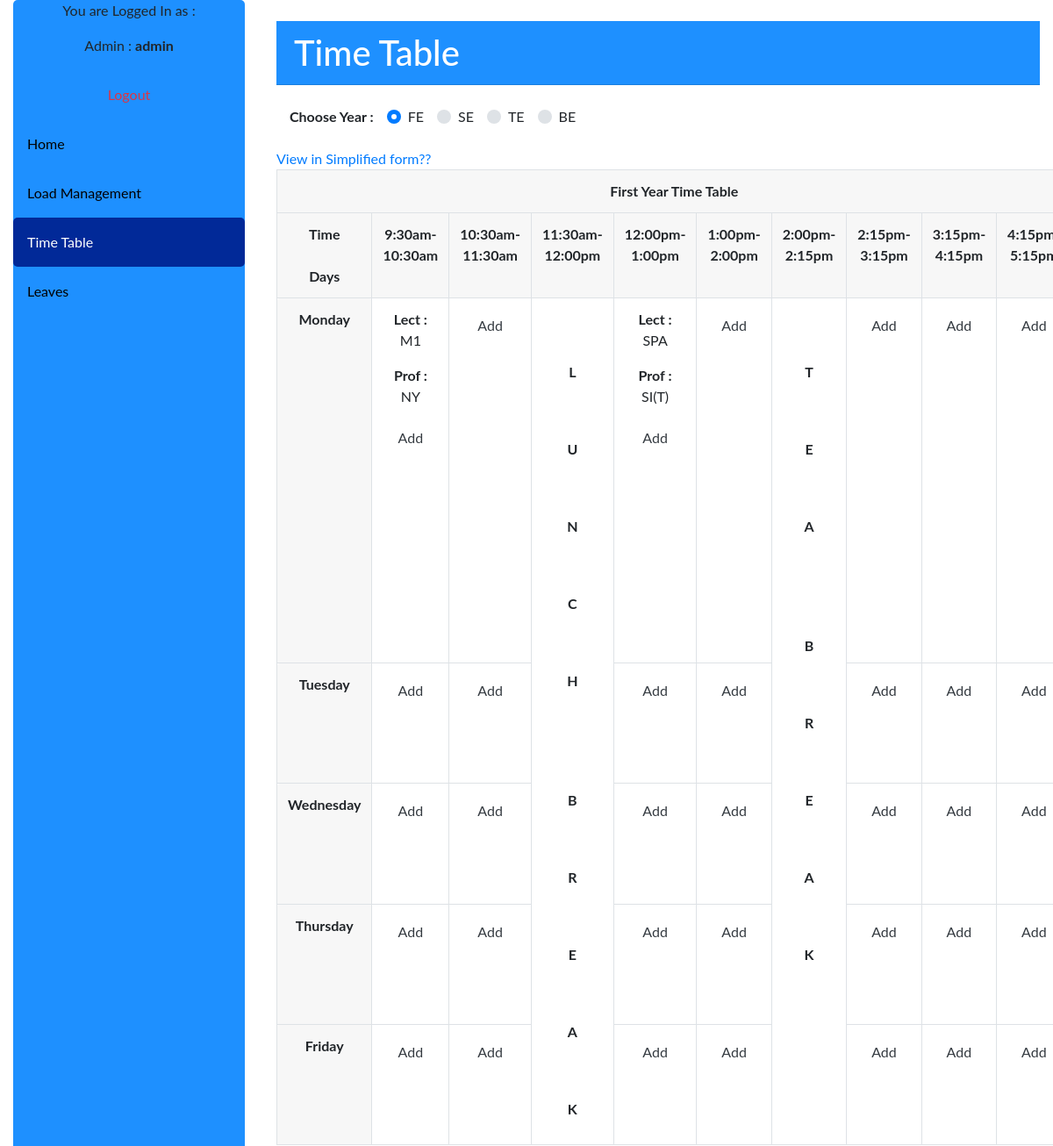
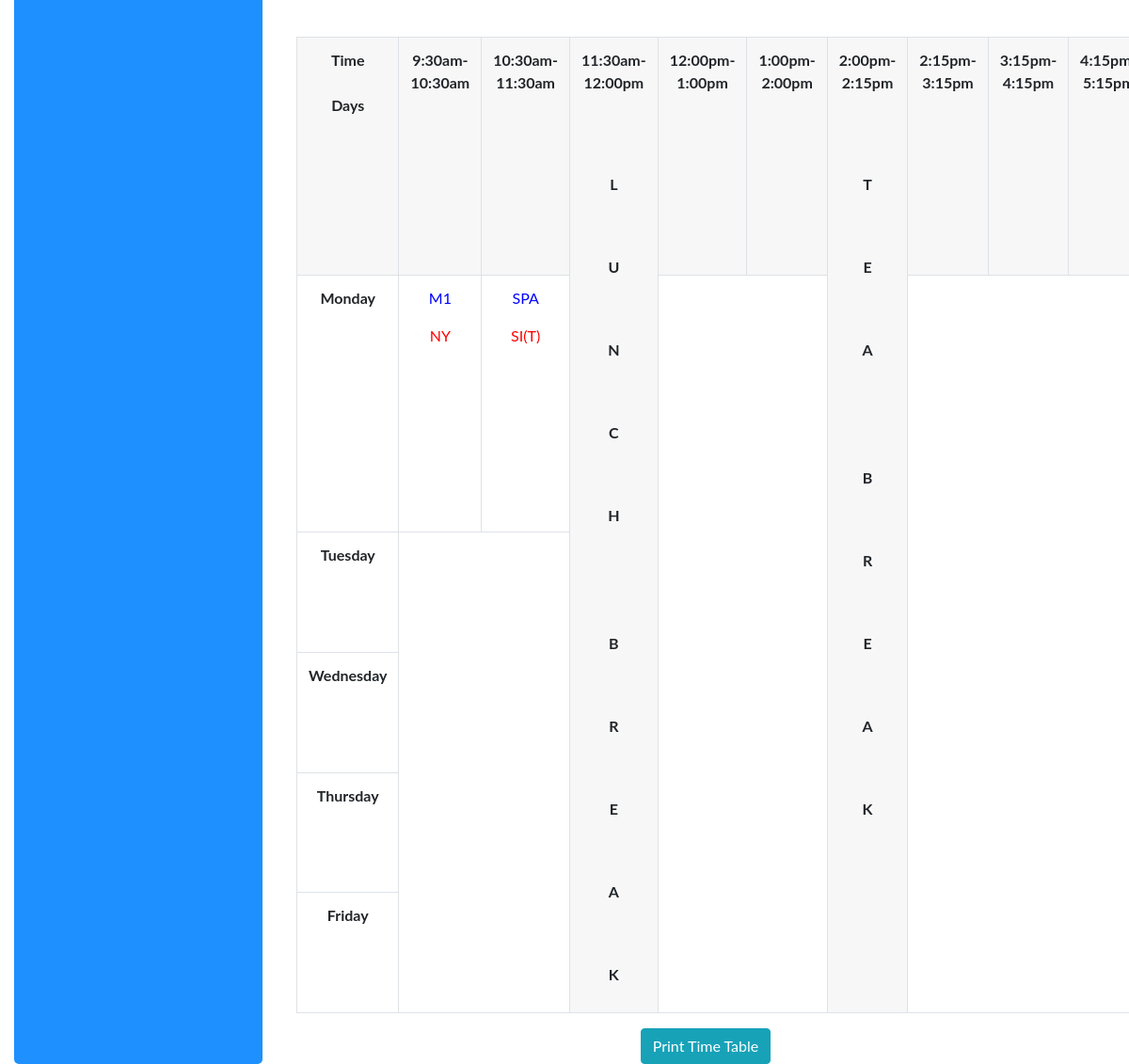
/admin/timetable_fe.php (signed in), run on the app's committed database (2 pictures, top to bottom).
### tables this page shows
CREATE TABLE `lectures_fe` (
  `id` int(255) NOT NULL,
  `subjects` varchar(255) NOT NULL,
  `prof_name` varchar(255) NOT NULL,
  `day` varchar(255) NOT NULL,
  `ltime` varchar(255) NOT NULL
);

### admin/timetable_fe.php (the view, shortened to what this page needs)
<?php
  $db = mysqli_connect("localhost", "root", "", "sllm");
?>
<!DOCTYPE html>
<html>
<head>
    <link rel="stylesheet" href="https://maxcdn.bootstrapcdn.com/bootstrap/4.1.3/css/bootstrap.min.css">
    <link rel="stylesheet" href="https://use.fontawesome.com/releases/v5.6.3/css/all.css">
</head>
<body>
  <div class="container-fluid">
      <div class="row">
      <div class="col-lg-3 col-sm-3" >
      <div class="sidebar">
         <div>
           	<?php  if (isset($_SESSION['username'])) : ?>
           	 <p style="text-align: center">You are Logged In as :</p>
             <p style="text-align: center">Admin : <strong><?php echo $_SESSION['username']; ?></strong></p>
             <a href="../logout.php" class="text-center text-danger">Logout</a>
            <?php endif ?>
         </div>
	        <a href="adminhome.php">Home</a>
          <a href="assignload.php">Load Management</a>
          <a class="active" href="timetable.php">Time Table</a>
          <a href="assignleave.php">Leaves</a>
      </div>
          </div>
        <div class="col-lg-9 col-sm-9">
        <br><h1 style="background-color: dodgerblue; color: white" class="card-header">Time Table</h1><br>
        <form method="POST">
          <div class="col-lg-6 form-inline">
            <label style="margin-right: 15px" for="type"><b>Choose Year :</b></label>
            <div class="custom-control custom-radio">
              <label style="margin-right: 15px" class="custom-control-label" for="typeRadio1">FE</label>
            </div>
            <div class="custom-control custom-radio">
              <label style="margin-right: 15px" class="custom-control-label" for="typeRadio2">SE</label>
            </div>
            <div class="custom-control custom-radio">
              <label style="margin-right: 15px" class="custom-control-label" for="typeRadio3">TE</label>
            </div>
            <div class="custom-control custom-radio">
              <label style="margin-right: 15px" class="custom-control-label" for="typeRadio4">BE</label>
            </div>
           </div><br>
           <a href="#fe_tt">View in Simplified form??</a>
        <table id="loadetails" class="table table-bordered text-center">
         <tr class="card-header">
           <th colspan="10">First Year Time Table</th>
         </tr>
         <tr class="card-header">
          <th> Time <br> <br> Days </th>
          <th> 9:30am-10:30am </th>
          <th> 10:30am-11:30am </th>
          <th> 11:30am-12:00pm </th>
          <th> 12:00pm-1:00pm </th>
          <th> 1:00pm-2:00pm </th>
          <th> 2:00pm-2:15pm</th>
          <th> 2:15pm-3:15pm </th>
          <th> 3:15pm-4:15pm </th>
          <th> 4:15pm-5:15pm </th>
         </tr>
         <tr>
           <th class="card-header">Monday</th>
           <td>
            <?php
              $disp_q = "SELECT * FROM lectures_fe WHERE id = 1";
              $exe_disp_q = mysqli_query($db, $disp_q);
              while($res = mysqli_fetch_array($exe_disp_q)){
            ?>
              <p><b>Lect :</b> <?php echo $res['subjects'] ?> </p>
              <p><b>Prof :</b> <?php echo $res['prof_name'] ?> </p>
            <?php
              }
            ?>
              <div class="d-flex justify-content-center">
                <button type="button" class="btn btn-link text-dark" data-toggle="modal" data-target="#myModal1">Add</button>
              </div>
           </td>
           <td>
             <div class="d-flex justify-content-center">
                <button type="button" class="btn btn-link text-dark" data-toggle="modal" data-target="#myModal2">Add</button>
              </div>
           </td>
           <td rowspan="5">
             <p style="margin-top: 60px"><b>L</b></p><br><br>
             <p><b>U</b></p><br><br>
             <p><b>N</b></p><br><br>
             <p><b>C</b></p><br><br>
             <p><b>H</b></p><br><br><br><br>
             <p><b>B</b></p><br><br>
             <p><b>R</b></p><br><br>
             <p><b>E</b></p><br><br>
             <p><b>A</b></p><br><br>
             <p><b>K</b></p>
           </td>
           <td>
            <?php
              $disp_q2 = "SELECT * FROM lectures_fe WHERE id = 3";
              $exe_disp_q2 = mysqli_query($db, $disp_q2);
              while($res2 = mysqli_fetch_array($exe_disp_q2)){
            ?>
              <p><b>Lect :</b> <?php echo $res2['subjects'] ?> </p>
              <p><b>Prof :</b> <?php echo $res2['prof_name'] ?> </p>
            <?php
              }
            ?>
             <div class="d-flex justify-content-center">
                <button type="button" class="btn btn-link text-dark" data-toggle="modal" data-target="#myModal3">Add</button>
              </div>
           </td>
           <td>
             <div class="d-flex justify-content-center">
                <button type="button" class="btn btn-link text-dark" data-toggle="modal" data-target="#myModal4">Add</button>
              </div>
           </td>
           <td rowspan="5">
             <p style="margin-top: 60px"><b>T</b></p><br><br>
             <p><b>E</b></p><br><br>
             <p><b>A</b></p><br><br>
             <br><br>
             <p><b>B</b></p><br><br>
             <p><b>R</b></p><br><br>
             <p><b>E</b></p><br><br>
             <p><b>A</b></p><br><br>
             <p><b>K</b></p>
           </td>
           <td>
             <div class="d-flex justify-content-center">
                <button type="button" class="btn btn-link text-dark" data-toggle="modal" data-target="#myModal5">Add</button>
              </div>
           </td>
           <td>
             <div class="d-flex justify-content-center">
                <button type="button" class="btn btn-link text-dark" data-toggle="modal" data-target="#myModal6">Add</button>
              </div>
           </td>
           <td>
             <div class="d-flex justify-content-center">
                <button type="button" class="btn btn-link text-dark" data-toggle="modal" data-target="#myModal7">Add</button>
              </div>
           </td>
         </tr>
         <tr>
           <th class="card-header">Tuesday</th>
           <td>
              <div class="d-flex justify-content-center">
                <button type="button" class="btn btn-link text-dark" data-toggle="modal" data-target="#myModal8">Add</button>
              </div>
           </td>
           <td>
             <div class="d-flex justify-content-center">
                <button type="button" class="btn btn-link text-dark" data-toggle="modal" data-target="#myModal9">Add</button>
              </div>
           </td>
           <td>
             <div class="d-flex justify-content-center">
                <button type="button" class="btn btn-link text-dark" data-toggle="modal" data-target="#myModal10">Add</button>
              </div>
           </td>
           <td>
             <div class="d-flex justify-content-center">
                <button type="button" class="btn btn-link text-dark" data-toggle="modal" data-target="#myModal11">Add</button>
              </div>
           </td>
           <td>
             <div class="d-flex justify-content-center">
                <button type="button" class="btn btn-link text-dark" data-toggle="modal" data-target="#myModal12">Add</button>
              </div>
           </td>
           <td>
             <div class="d-flex justify-content-center">
                <button type="button" class="btn btn-link text-dark" data-toggle="modal" data-target="#myModal13">Add</button>
              </div>
           </td>
           <td>
             <div class="d-flex justify-content-center">
                <button type="button" class="btn btn-link text-dark" data-toggle="modal" data-target="#myModal14">Add</button>
              </div>
           </td>
         </tr>
          <tr>
           <th class="card-header">Wednesday</th>
           <td>
              <div class="d-flex justify-content-center">
                <button type="button" class="btn btn-link text-dark" data-toggle="modal" data-target="#myModal15">Add</button>
              </div>
           </td>
           <td>
             <div class="d-flex justify-content-center">
                <button type="button" class="btn btn-link text-dark" data-toggle="modal" data-target="#myModal16">Add</button>
              </div>
           </td>
           <td>
             <div class="d-flex justify-content-center">
                <button type="button" class="btn btn-link text-dark" data-toggle="modal" data-target="#myModal17">Add</button>
              </div>
           </td>
           <td>
             <div class="d-flex justify-content-center">
                <button type="button" class="btn btn-link text-dark" data-toggle="modal" data-target="#myModal18">Add</button>
              </div>
           </td>
           <td>
             <div class="d-flex justify-content-center">
                <button type="button" class="btn btn-link text-dark" data-toggle="modal" data-target="#myModal19">Add</button>
              </div>
           </td>
           <td>
             <div class="d-flex justify-content-center">
                <button type="button" class="btn btn-link text-dark" data-toggle="modal" data-target="#myModal20">Add</button>
              </div>
           </td>
           <td>
             <div class="d-flex justify-content-center">
                <button type="button" class="btn btn-link text-dark" data-toggle="modal" data-target="#myModal21">Add</button>
              </div>
           </td>
         </tr>
         <tr>
           <th class="card-header">Thursday</th>
           <td>
              <div class="d-flex justify-content-center">
                <button type="button" class="btn btn-link text-dark" data-toggle="modal" data-target="#myModal22">Add</button>
              </div>
           </td>
           <td>
             <div class="d-flex justify-content-center">
                <button type="button" class="btn btn-link text-dark" data-toggle="modal" data-target="#myModal23">Add</button>
              </div>
           </td>
           <td>
             <div class="d-flex justify-content-center">
                <button type="button" class="btn btn-link text-dark" data-toggle="modal" data-target="#myModal24">Add</button>
              </div>
           </td>
           <td>
             <div class="d-flex justify-content-center">
                <button type="button" class="btn btn-link text-dark" data-toggle="modal" data-target="#myModal25">Add</button>
              </div>
           </td>
           <td>
             <div class="d-flex justify-content-center">
                <button type="button" class="btn btn-link text-dark" data-toggle="modal" data-target="#myModal26">Add</button>
              </div>
           </td>
           <td>
             <div class="d-flex justify-content-center">
                <button type="button" class="btn btn-link text-dark" data-toggle="modal" data-target="#myModal27">Add</button>
              </div>
           </td>
           <td>
             <div class="d-flex justify-content-center">
                <button type="button" class="btn btn-link text-dark" data-toggle="modal" data-target="#myModal28">Add</button>
              </div>
           </td>
         </tr>
         <tr>
           <th class="card-header">Friday</th>
           <td>
              <div class="d-flex justify-content-center">
                <button type="button" class="btn btn-link text-dark" data-toggle="modal" data-target="#myModal29">Add</button>
              </div>
           </td>
           <td>
             <div class="d-flex justify-content-center">
                <button type="button" class="btn btn-link text-dark" data-toggle="modal" data-target="#myModal30">Add</button>
              </div>
           </td>
           <td>
             <div class="d-flex justify-content-center">
                <button type="button" class="btn btn-link text-dark" data-toggle="modal" data-target="#myModal31">Add</button>
              </div>
           </td>
           <td>
             <div class="d-flex justify-content-center">
                <button type="button" class="btn btn-link text-dark" data-toggle="modal" data-target="#myModal32">Add</button>
              </div>
           </td>
           <td>
             <div class="d-flex justify-content-center">
                <button type="button" class="btn btn-link text-dark" data-toggle="modal" data-target="#myModal33">Add</button>
              </div>
           </td>
           <td>
             <div class="d-flex justify-content-center">
                <button type="button" class="btn btn-link text-dark" data-toggle="modal" data-target="#myModal34">Add</button>
              </div>
           </td>
           <td>
             <div class="d-flex justify-content-center">
                <button type="button" class="btn btn-link text-dark" data-toggle="modal" data-target="#myModal35">Add</button>
              </div>
           </td>
         </tr>
        </table>
        </form>
        <br><div id="fe_tt">
        <table class="table table-bordered text-center">
          <tr class="card-header">
            <th> Time <br> <br> Days </th>
            <th> 9:30am-10:30am </th>
            <th> 10:30am-11:30am </th>
            <th rowspan="6">
              11:30am-12:00pm <br><br>
              <p style="margin-top: 60px">L</p><br><br>
              <p>U</p><br><br>
              <p>N</p><br><br>
              <p>C</p><br><br>
              <p>H</p><br><br><br><br>
              <p>B</p><br><br>
              <p>R</p><br><br>
              <p>E</p><br><br>
              <p>A</p><br><br>
              <p>K</p>
            </th>
            <th> 12:00pm-1:00pm </th>
            <th> 1:00pm-2:00pm </th>
            <th rowspan="6">
              2:00pm-2:15pm<br><br>
              <p style="margin-top: 60px">T</p><br><br>
              <p>E</p><br><br>
              <p>A</p><br><br><br><br>
              <p>B</p><br><br>
              <p>R</p><br><br>
              <p>E</p><br><br>
              <p>A</p><br><br>
              <p>K</p>
            </th>
            <th> 2:15pm-3:15pm </th>
            <th> 3:15pm-4:15pm </th>
            <th> 4:15pm-5:15pm </th>
          </tr>
          <tr>
            <th>Monday</th>
          <?php
            $query = "SELECT * FROM lectures_fe WHERE day = 'Monday'";
            $exe_query = mysqli_query($db, $query);
            while($res_exe_query = mysqli_fetch_array($exe_query)){
          ?>
            <td><p style="color: blue"><?php echo $res_exe_query['subjects']; ?></p>
                <p style="color: red"><?php echo $res_exe_query['prof_name']; ?></p>
            </td>
          <?php
            }
          ?>
          </tr>
          <tr>
            <th>Tuesday</th>
          </tr>
          <tr>
            <th>Wednesday</th>
          </tr>
          <tr>
            <th>Thursday</th>
          </tr>
          <tr>
            <th>Friday</th>
          </tr>
        </table>
          <button style="display: block; margin: auto" class="btn btn-info" onclick="print_tt('fe_tt')">Print Time Table</button>
      </div>
    </div>
    </div>
    </div>
</body>
</html>

### admin/timetable_fe.php (style rules this page uses)
body { margin: 0; font-family: "Lato", sans-serif; }
.sidebar { margin: 0; padding: 0; width: 22%; background-color: dodgerblue; position: fixed; height: 100%; overflow: auto; border-radius: 5px; }
.sidebar a { display: block; color: black; padding: 16px; text-decoration: none; border-radius: 5px; }
.sidebar a.active { background-color: #012998; color: white; border-radius: 5px; }

### data on the page
lectures_fe: subjects "M1", prof_name "NY"
lectures_fe: subjects "SPA", prof_name "SI(T)"

### other printed values
$_SESSION['username'] "admin"
